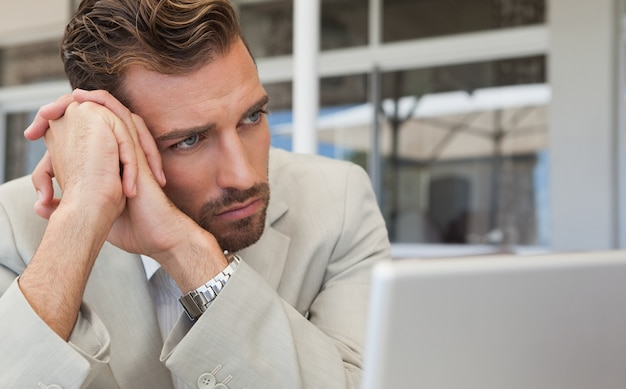
#> input picture dataset/distracted/000035.jpg, 626 x 389 px, found by its file name; its folder holds only this picture in this run
$ python clean_dataset.py   (older library calls are emulated)
#> lines starting #> are read from the running program, lines starting #| are printed output that depends on the picture
import os
import cv2
from PIL import Image
import imagehash

DATASET_PATH = "dataset"

def is_blurry(img):
    gray = cv2.cvtColor(img, cv2.COLOR_BGR2GRAY)
    return cv2.Laplacian(gray, cv2.CV_64F).var() < 80

hashes = set()

for class_name in os.listdir(DATASET_PATH):
    folder = os.path.join(DATASET_PATH, class_name)

    print(f"\nCleaning {class_name}...")

    for file in os.listdir(folder):
        path = os.path.join(folder, file)

        try:
            img = cv2.imread(path)
#> img is the input picture: shape (389, 626, 3); mean B, G, R 144.2, 151.6, 162.1

            # ❌ Remove invalid
            if img is None:
                os.remove(path)
                continue

            # ❌ Remove blurry
            if is_blurry(img):
#> in is_blurry, `gray = cv2.cvtColor(img, cv2.COLOR_BGR2GRAY)`:
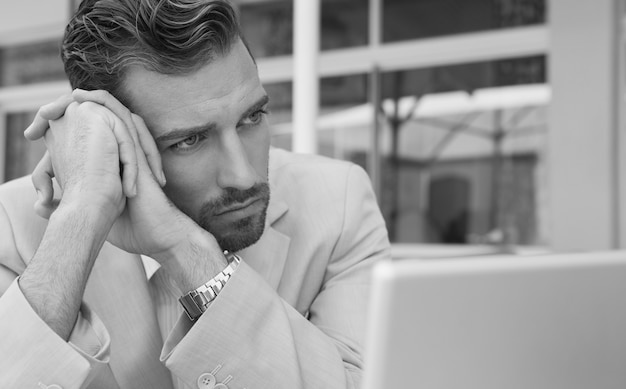
#> gray: shape (389, 626); min 1, max 255, mean 153.9
                os.remove(path)
                continue

            # ❌ Remove duplicates
#> (the run stopped early here; a loop or call above may not have finished)

$ run again, on dataset/focused/000011.jpg
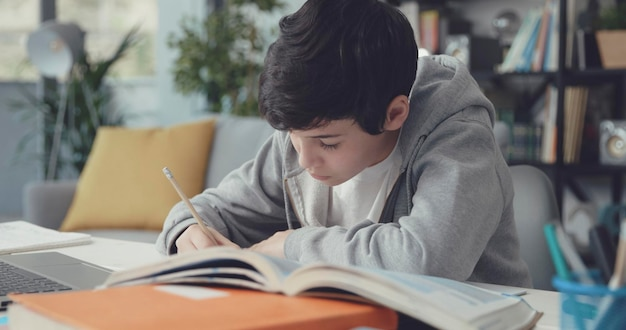
#> input picture dataset/focused/000011.jpg, 626 x 330 px, found by its file name
#> img is the input picture: shape (330, 626, 3); mean B, G, R 118.8, 123.2, 126.4
#> in is_blurry, `gray = cv2.cvtColor(img, cv2.COLOR_BGR2GRAY)`:
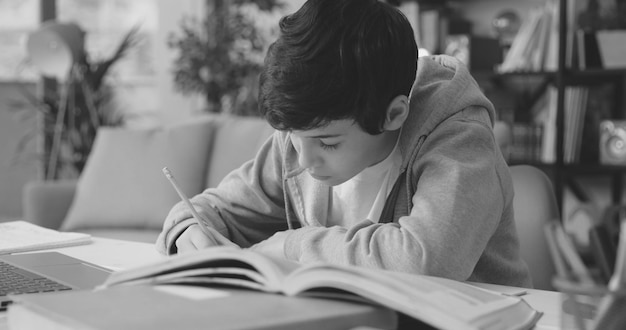
#> gray: shape (330, 626); min 0, max 247, mean 123.7

$ run again, on dataset/distracted/000062.jpg
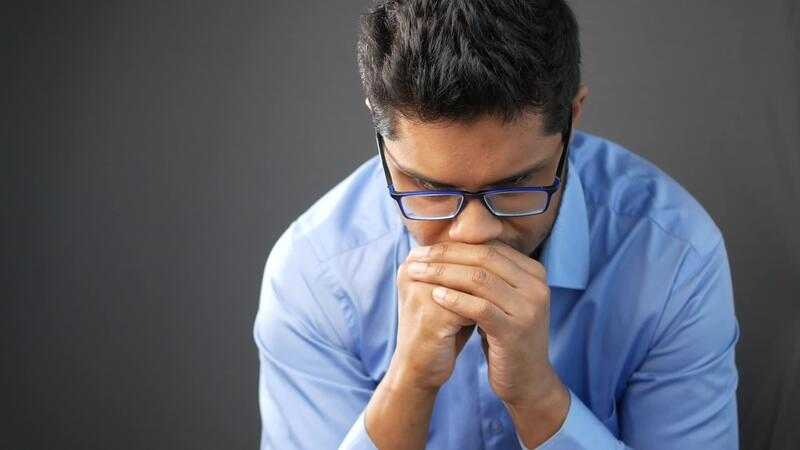
#> input picture dataset/distracted/000062.jpg, 800 x 450 px, found by its file name
#> img is the input picture: shape (450, 800, 3); mean B, G, R 103.4, 94.3, 93.2
#> in is_blurry, `gray = cv2.cvtColor(img, cv2.COLOR_BGR2GRAY)`:
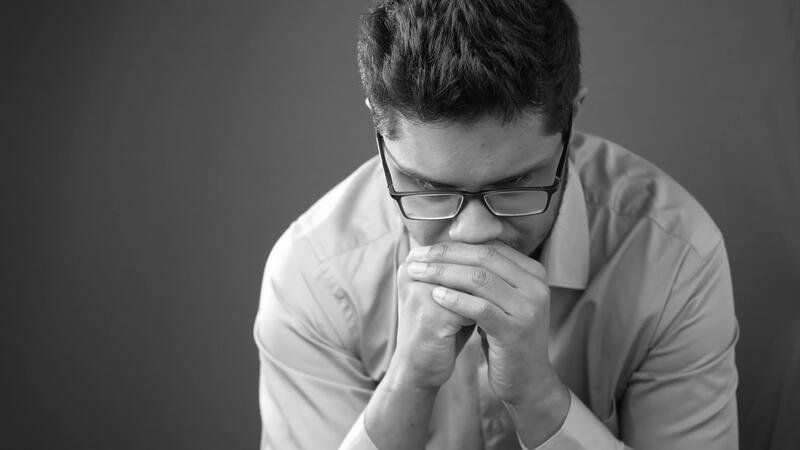
#> gray: shape (450, 800); min 0, max 255, mean 95
